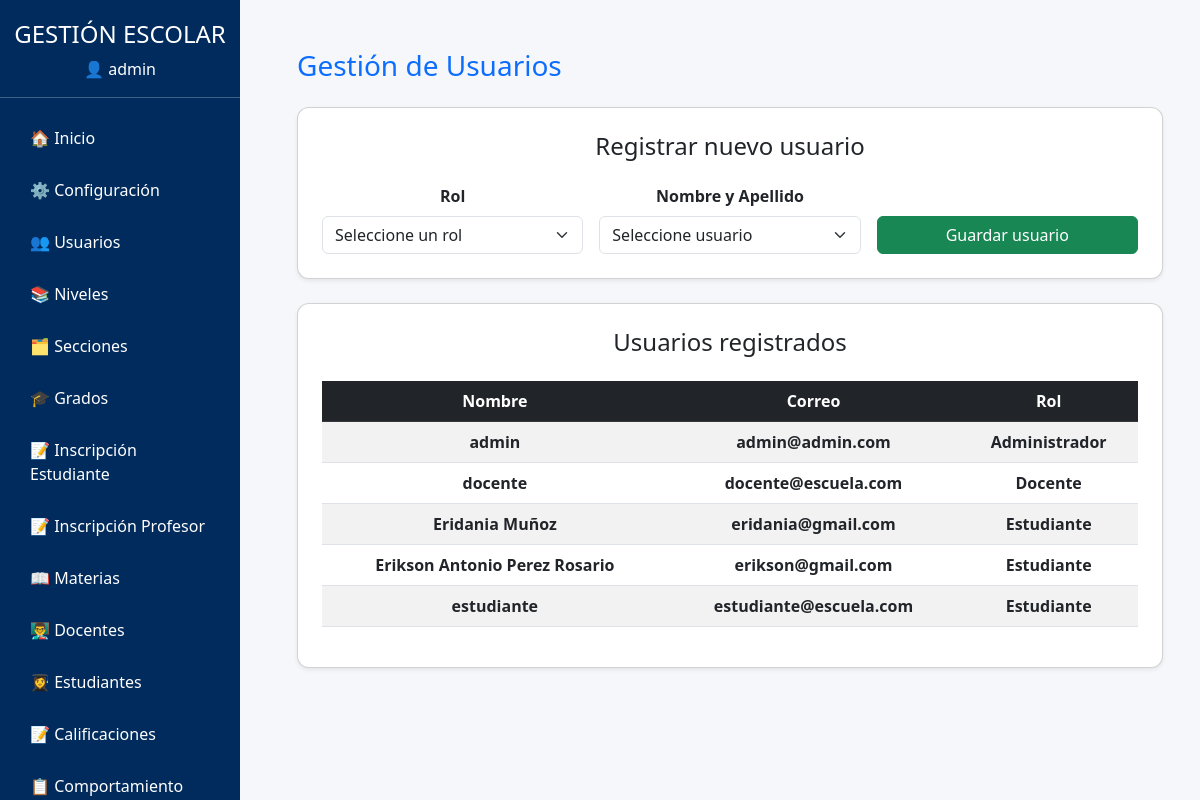
The app's page /principal.php?seccion=usuarios (signed in) with its own data.
### tables this page shows
CREATE TABLE `usuarios` (
  `id` int(11) NOT NULL,
  `nombre` varchar(100) NOT NULL,
  `correo` varchar(100) NOT NULL,
  `contraseña` varchar(255) NOT NULL,
  `rol_id` int(11) DEFAULT NULL
);

CREATE TABLE `roles` (
  `id` int(11) NOT NULL,
  `nombre` varchar(50) NOT NULL
);

### usuarios/usuarios.php (the view, shortened to what this page needs)
<?php
include(__DIR__ . "/../conexion/conexion.php");
$usuarios = $conn->query("
    SELECT
        usuarios.nombre,
        usuarios.correo,
        roles.nombre AS rol
    FROM usuarios
    INNER JOIN roles
        ON usuarios.rol_id = roles.id
    ORDER BY usuarios.nombre ASC
");
?>
<div class="container mt-4">
    <h3 class="mb-4 text-primary">
        Gestión de Usuarios
    </h3>
    <div class="card shadow-sm p-4 mb-4">
        <h4 class="text-center mb-4">
            Registrar nuevo usuario
        </h4>
        <form method="POST" class="row g-3">
            <div class="col-md-4">
                <label class="form-label fw-bold">
                    Rol
                </label>
                <select name="rol"
                        id="rol"
                        class="form-select"
                        required
                        onchange="cargarUsuarios(this.value)">
                    <option value="">
                        Seleccione un rol
                    </option>
                </select>
            </div>
            <div class="col-md-4">
                <label class="form-label fw-bold">
                    Nombre y Apellido
                </label>
                <select name="usuario_id"
                        id="usuario_id"
                        class="form-select"
                        required>
                    <option value="">
                        Seleccione usuario
                    </option>
                </select>
            </div>
            <div class="col-md-4 d-flex align-items-end">
                <button type="submit"
                        class="btn btn-success w-100">
                    Guardar usuario
                </button>
            </div>
        </form>
    </div>
    <div class="card shadow-sm p-4">
        <h4 class="text-center mb-4">
            Usuarios registrados
        </h4>
        <table class="table table-striped table-hover">
            <thead class="table-dark">
                <tr>
                    <th>Nombre</th>
                    <th>Correo</th>
                    <th>Rol</th>
                </tr>
            </thead>
            <tbody>
                <?php while($row = $usuarios->fetch_assoc()) { ?>
                    <tr>
                        <td>
                            <?php echo htmlspecialchars($row['nombre']); ?>
                        </td>
                        <td>
                            <?php echo htmlspecialchars($row['correo']); ?>
                        </td>
                        <td>
                            <?php echo htmlspecialchars($row['rol']); ?>
                        </td>
                    </tr>
                <?php } ?>
            </tbody>
        </table>
    </div>
</div>

### principal.php (shortened to what this page needs)
<?php
include("conexion/conexion.php");
$rol = $_SESSION['rol_id'];
$nombre = $_SESSION['nombre'];
?>
<!DOCTYPE html>
<html lang="es">
<head>
    <link href="https://cdn.jsdelivr.net/npm/bootstrap@5.3.0/dist/css/bootstrap.min.css" rel="stylesheet">
    <link rel="stylesheet" href="https://cdn.jsdelivr.net/npm/bootstrap-icons@1.10.5/font/bootstrap-icons.css">
</head>
<body>
    <div class="sidebar">
        <h4 class="text-center">GESTIÓN ESCOLAR</h4>
        <p class="text-center mb-2">👤 <?php echo $nombre; ?></p>
        <hr>
        <a href="principal.php">🏠 Inicio</a>
        <?php if ($rol == 1): ?>
            <a href="principal.php?seccion=configuracion">⚙️ Configuración</a>
            <a href="principal.php?seccion=usuarios">👥 Usuarios</a>
            <a href="principal.php?seccion=niveles">📚 Niveles</a>
            <a href="principal.php?seccion=secciones">🗂️ Secciones</a>
            <a href="principal.php?seccion=grados">🎓 Grados</a>
            <a href="principal.php?seccion=inscripcion_estudiante">📝 Inscripción Estudiante</a>
            <a href="principal.php?seccion=inscripcion_profesor">📝 Inscripción Profesor</a>
            <a href="principal.php?seccion=materias">📖 Materias</a>
            <a href="principal.php?seccion=docentes">👨‍🏫 Docentes</a>
            <a href="principal.php?seccion=estudiantes">👩‍🎓 Estudiantes</a>
            <a href="principal.php?seccion=calificaciones">📝 Calificaciones</a>
            <a href="principal.php?seccion=comportamiento">📋 Comportamiento</a>
        <?php elseif ($rol == 3): ?>
            <a href="principal.php?seccion=calificaciones">📝 Calificaciones</a>
            <a href="principal.php?seccion=reporte_comportamiento">📊 Reporte de Comportamiento</a>
            <a href="principal.php?seccion=chat">💬 Chat</a>
        <?php endif; ?>
    </div>
    <div class="content">
        <?php
        if (!isset($_GET['seccion'])) {
            if ($rol == 1) {
                include("panel_admin.php");
            } elseif ($rol == 2) {
                echo "<h3>Bienvenido, Docente 👋</h3>";
                echo "<p>Este es tu panel principal.</p>";
                echo '<div class="row g-3">
                        <div class="col-md-4"><div class="card p-3 bg-info text-white">Calificaciones</div></div>
                        <div class="col-md-4"><div class="card p-3 bg-success text-white">Comportamiento</div></div>
                        <div class="col-md-4"><div class="card p-3 bg-warning text-dark">Asistencia</div></div>
                      </div>';
            } elseif ($rol == 3) {
                echo "<h3>Bienvenido, Estudiante 👋</h3>";
                echo "<p>Este es tu panel principal.</p>";
                echo '<div class="row g-3">
                        <div class="col-md-6"><div class="card p-3 bg-info text-white">Ver Calificaciones</div></div>
                        <div class="col-md-6"><div class="card p-3 bg-success text-white">Ver Comportamiento</div></div>
                        <div class="col-md-6"><div class="card p-3 bg-warning text-dark">Ver Asistencia</div></div>
                        <div class="col-md-6"><div class="card p-3 bg-warning text-dark">Ver Reporte de Comportamiento</div></div>
                     </div>';
            }
        } else {
            $seccion = $_GET['seccion'];
            if ($seccion === 'configuracion' && $rol == 1) include("Configuracion/configuracion.php");
            elseif ($seccion === 'niveles' && $rol == 1) include("Niveles/niveles.php");
            elseif ($seccion === 'grados' && $rol == 1) include("Grados/grados.php");
            elseif ($seccion === 'materias' && $rol == 1) include("Materias/materias.php");
            elseif ($seccion === 'secciones' && $rol == 1) include("Secciones/secciones.php");
            elseif ($seccion === 'roles' && $rol == 1) include("Roles/roles.php");
            elseif ($seccion === 'usuarios' && $rol == 1) include("Usuarios/usuarios.php");
            elseif ($seccion === 'docentes' && $rol == 1) include("Docentes/docentes.php");
            elseif ($seccion === 'estudiantes' && $rol == 1) include("Estudiantes/estudiantes.php");
            elseif ($seccion === 'calificaciones') include("Calificaciones/calificaciones.php");
            elseif ($seccion === 'comportamiento') include("Comportamiento/comportamiento.php");
            elseif ($seccion === 'reporte_comportamiento') include("Comportamiento/reporte_comportamiento.php");
            elseif ($seccion === 'asistencia') include("Asistencia/asistencia.php");
            elseif ($seccion === 'reporte_asistencia') include("Reporte/reporte_asistencia.php");
            elseif ($seccion === 'chat') include("Chat/chat.php");
            elseif ($seccion === 'inscripcion_estudiante' && $rol == 1) include("Inscripcion/inscripcion_estudiante.php");
            elseif ($seccion === 'inscripcion_profesor' && $rol == 1) include("Inscripcion/inscripcion_profesor.php");
        }
        ?>
    </div>
</body>
</html>

### principal.php (style rules this page uses)
body { background-color: #f5f7fa; }
.sidebar { width: 240px; background-color: #002b5c; color: white; position: fixed; height: 100%; padding-top: 20px; }
.sidebar a { display: block; color: white; padding: 12px 20px; text-decoration: none; border-radius: 5px; margin: 4px 10px; }
.content { margin-left: 260px; padding: 25px; }
.card { border-radius: 12px; box-shadow: 0 2px 8px rgba(0,0,0,0.1); text-align: center; font-weight: bold; }

### records on screen
usuarios: nombre "admin", correo "admin@admin.com", rol.nombre "Administrador"
usuarios: nombre "docente", correo "docente@escuela.com", rol.nombre "Docente"
usuarios: nombre "Eridania Muñoz", correo "eridania@gmail.com", rol.nombre "Estudiante"
usuarios: nombre "Erikson Antonio Perez Rosario", correo "erikson@gmail.com", rol.nombre "Estudiante"
usuarios: nombre "estudiante", correo "estudiante@escuela.com", rol.nombre "Estudiante"

### other values on screen
$nombre "admin"
